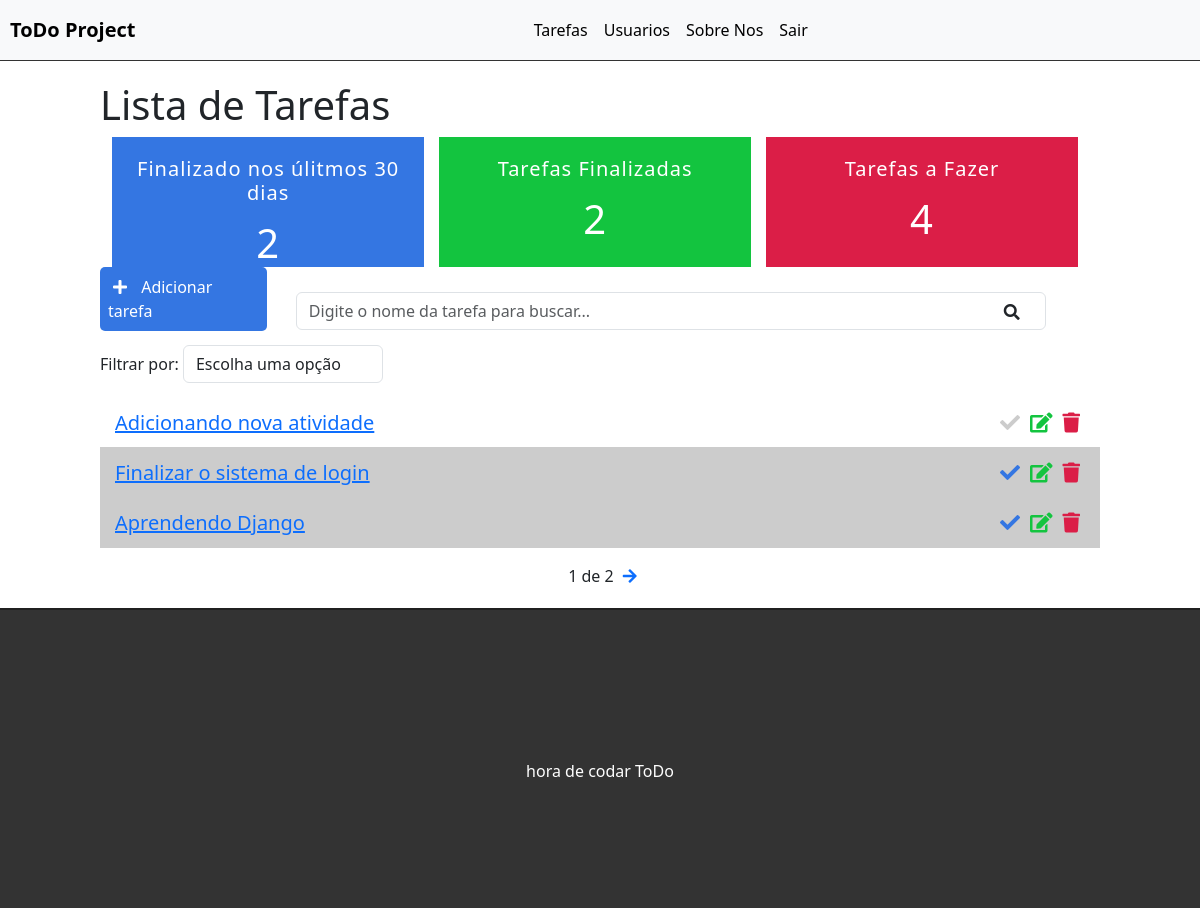
The app's page / (signed in) with its own data.
### tasks/models.py (models this page shows, shortened)
class Task(models.Model):
    STATUS = (
        ('doing', 'Doing'),
        ('done', 'Done')
    )
    title = models.CharField(max_length=255)
    description = models.TextField()
    done = models.CharField(
        max_length=5,
        choices=STATUS,
    )
    user = models.ForeignKey(get_user_model(), on_delete=models.CASCADE)
    created_at = models.DateTimeField(auto_now_add=True)
    updated_at = models.DateTimeField(auto_now=True)

### tasks/views.py (the view)
# urls.py: path('', views.taskList, name='task-list'),
@login_required
def taskList(request):
    search = request.GET.get('search')
    filter = request.GET.get('filter')
    tasksDoneRecently = Task.objects.filter(done='done', updated_at__gt=datetime.datetime.now()-datetime.timedelta(days=30), user=request.user).count()
    tasksDone = Task.objects.filter(done='done', user=request.user).count()
    tasksDoing = Task.objects.filter(done='doing', user=request.user).count()
    if search:
        tasks = Task.objects.filter(title__icontains=search, user=request.user)
    elif filter:
        tasks = Task.objects.filter(done=filter, user=request.user)
    else:
        tasks_list = Task.objects.all().order_by('-created_at').filter(user=request.user)
        paginator = Paginator(tasks_list, 3)
        page = request.GET.get('page')
        tasks = paginator.get_page(page)
    return render(request, 'tasks/list.html', {
        'tasks': tasks,
        'tasksrecently': tasksDoneRecently,
        'tasksdone':tasksDone,
        'tasksdoing':tasksDoing
    })

### tasks/templates/tasks/list.html (shortened to what this page needs)
{% extends 'base_home.html' %}
{% block content %}
<div class="offset-1 col-10 list-div">
    <h1>Lista de Tarefas</h1>
    <div class="container dashboard">
        <div class="col-4 dashboard-box" id="dashboard-lastday">
            <h4>Finalizado nos úlitmos 30 dias</h4>
            <span>{{ tasksrecently }}</span>
        </div>
        <div class="col-4 dashboard-box" id="dashboard-done">
            <h4>Tarefas Finalizadas</h4>
            <span>{{ tasksdone }}</span>
        </div>
        <div class="col-4 dashboard-box" id="dashboard-doing">
            <h4>Tarefas a Fazer</h4>
            <span>{{ tasksdoing }}</span>
        </div>
    </div>
    <a id="add-link" href="newtask/">
        <div class="col-2 add-div">
            <i class="fas fa-plus"></i> Adicionar tarefa
        </div>
    </a>
    <div class="col-9 search-div">
        <form method="GET" id="search-form">
            <input class="form-control" type="text" id="search" name="search" value="{{ request.GET.search }}" placeholder="Digite o nome da tarefa para buscar...">
            <i class="fas fa-search" id="search-btn"></i>
        </form>
    </div>
    <div class="col-12 filter-div">
        <span>Filtrar por:</span>
        <select name="filter" id ="filter" class="form-control">
            <option value="">Escolha uma opção</option>
        </select>
    </div>
    <ul class="task-list">
        {% for task in tasks %}
        {% if task.done == 'doing' %}
            <li class="task-item">
        {% else %}
            <li class="task-item done">
        {% endif %}
                <span><a href="/task/{{task.id}}">{{task.title}}</a></span>
                <a href="delete/{{task.id}}" class="delete-btn"><span><i class="fas fa-trash"></i></span></a>
                <a href="edit/{{task.id}}"><span><i class="fas fa-edit"></i></span></a>
                <a href="changestatus/{{task.id}}"><span><i class="fas fa-check"></i></span></a>
            </li>
        {% endfor %}
    </ul>
    <div class="pagination">
        <span class="step-links">
            {% if tasks.paginator.num_pages %}
            <span class="current">
                {{ tasks.number }} de {{ tasks.paginator.num_pages }}
            </span>
            {% endif %}
            {% if tasks.has_next %}
                <a href="?page={{ tasks.next_page_number }}"><i class="fas fa-arrow-right"></i></a>
            {% endif %}
        </span>
    </div>
</div>
{% endblock %}

### static/css/tasks.css (style rules this page uses)
#add-link { text-decoration: none; }
.add-div { background-color: #3476e2; cursor: pointer; display: inline-block; color: #fff; padding: 8px; border-radius: 5px; margin-right: 25px; }
.fas.fa-plus { color: #FFF; margin-right: 10px; margin-left: 5px; }
.fas.fa-search { position: absolute; top: 12px; right: 26px; cursor: pointer; }
.search-div { padding: 0; margin-top: 15px; margin-bottom: 15px; display: inline-block; position: relative; }
.filter-div { margin-bottom: 15px; padding: 0; }
#filter { display: inline-block; width: 200px; }
.dashboard { color: #333; letter-spacing: 1px; }
.dashboard h4 { font-size: 20px; }
.dashboard span { font-size: 40px; display: block; width: 100%; }
.dashboard-box { float: left; background-color: #dfdfdf; color: #fff; padding: 20px; box-sizing: border-box; height: 130px; width: 32%; text-align: center; }
.dashboard-box:nth-child(2) { margin-left: 1.5%; margin-right: 1.5%; }
#dashboard-lastday { background-color: #3476e2; }
#dashboard-done { background-color: #13c43f; }
#dashboard-doing { background-color: #db1e47; }
.list-div { padding: 0; }
.task-list { padding-left: 0; }
.task-item { list-style: none; font-size: 20px; height: 50px; padding: 0 15px; padding-top: 10px; border-bottom: 1px solid #ccc; }
.task-item.done { background-color: #ccc; }
.fas.fa-trash, .fas.fa-edit, .fas.fa-check { cursor: pointer; margin: 5px; font-size: 20px; float: right; }
.fas.fa-trash { color: #db1e47; }
.fas.fa-edit { color: #13c43f }
.fas.fa-check { color: #ccc }
.done .fas.fa-check { color: #3476e2 }
.pagination { margin-bottom: 20px; }
.step-links { position: relative; margin-left: auto; margin-right: auto; }
.step-links .current { margin-left: 5px; margin-right: 5px; }

### records on screen
Task: title "Adicionando nova atividade"
Task: title "Finalizar o sistema de login"
Task: title "Aprendendo Django"

### other values on screen
{{ tasksrecently }} "2"
{{ tasksdone }} "2"
{{ tasksdoing }} "4"
{{ tasks.number }} "1"
{{ tasks.paginator.num_pages }} "2"
